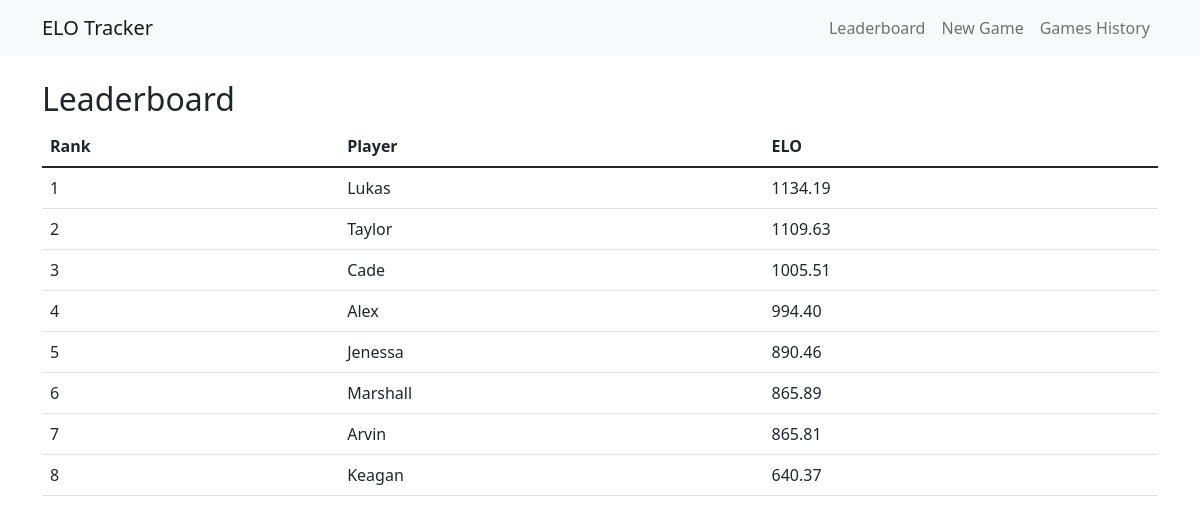
Before: / with the older database file.
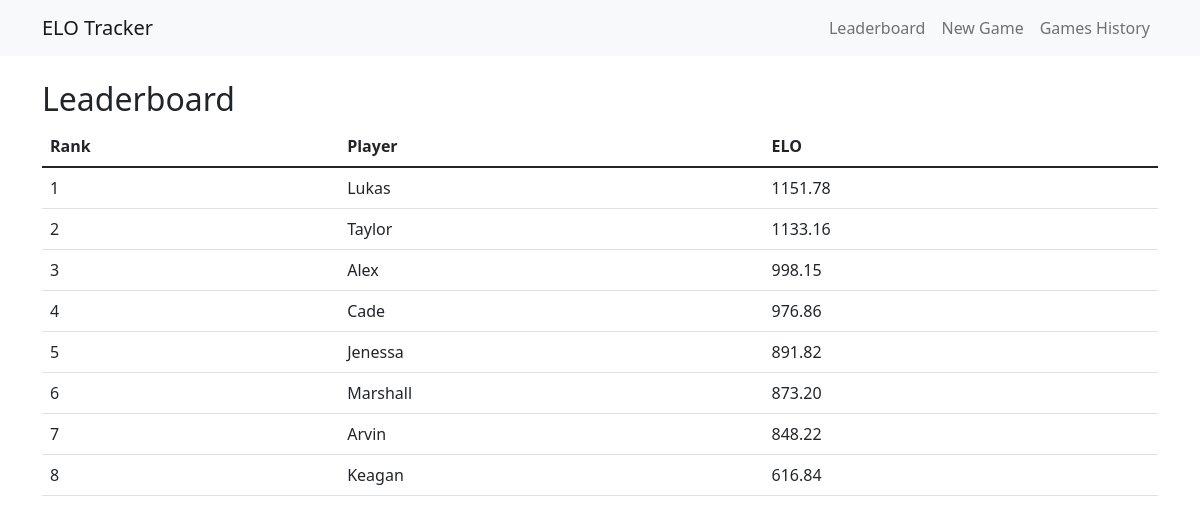
After: the same page with the newer database file.
### models.py (models this page shows)
class Player(db.Model):
    id = db.Column(db.Integer, primary_key=True)
    name = db.Column(db.String(80), unique=True, nullable=False)
    elo = db.Column(db.Float, default=1000)

### app.py (the view)
@app.route('/')
def index():
    players = Player.query.order_by(Player.elo.desc()).all()
    return render_template('leaderboard.html', players=players)

### templates/leaderboard.html
{% extends "base.html" %}
{% block content %}
<h2>Leaderboard</h2>
<table class="table">
    <thead>
        <tr>
            <th>Rank</th>
            <th>Player</th>
            <th>ELO</th>
        </tr>
    </thead>
    <tbody>
        {% for player in players %}
        <tr>
            <td>{{ loop.index }}</td>
            <td>{{ player.name }}</td>
            <td>{{ "%.2f"|format(player.elo) }}</td>
        </tr>
        {% endfor %}
    </tbody>
</table>
{% endblock %}

### templates/base.html (shortened to what this page needs)
<!DOCTYPE html>
<html>
<head>
    <link href="https://cdn.jsdelivr.net/npm/bootstrap@5.1.3/dist/css/bootstrap.min.css" rel="stylesheet">
</head>
<body>
    <nav class="navbar navbar-expand-lg navbar-light bg-light">
        <div class="container">
            <a class="navbar-brand" href="/">ELO Tracker</a>
            <div class="navbar-nav">
                <a class="nav-link" href="/">Leaderboard</a>
                <a class="nav-link" href="/new_game">New Game</a>
                <a class="nav-link" href="/games">Games History</a>
            </div>
        </div>
    </nav>
    <div class="container mt-4">
        {% block content %}{% endblock %}
    </div>
</body>
</html>

Changed rows visible on the page:
changed Player "Lukas": elo "1134.19" → "1151.78"
changed Player "Taylor": elo "1109.63" → "1133.16"
changed Player "Alex": elo "994.40" → "998.15"; moves up the list
changed Player "Cade": elo "1005.51" → "976.86"
changed Player "Jenessa": elo "890.46" → "891.82"
changed Player "Marshall": elo "865.89" → "873.20"
changed Player "Arvin": elo "865.81" → "848.22"
changed Player "Keagan": elo "640.37" → "616.84"
